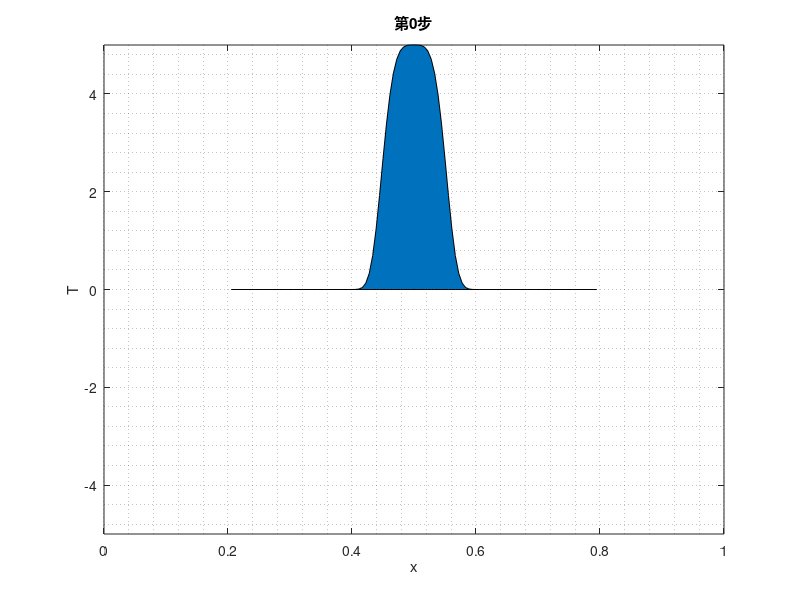

This figure's MATLAB source: (Note: this script raises an error after producing the figure.)
%% 数值解
clc;clear;close all

% 输入初始条件
% 预设条件
L=1;  % 棒子长度
Nx=181;  % 水平节点数
x=linspace(0,L,Nx);
dx=L/(Nx-1);  % 格点间距
K=1.E-6;  % 热传导系数
A=5;  % 振幅
dt=10;  % 时间步长
mu=(K*dt)/(dx^2);

% 动图参数
Fname='D:\研究生作业\数模作业1\';
GifName='FTCS.gif';
delay=0.3;  % 延迟时间

% 初始时刻，t=0时温度分布
% T0=A*cos((pi/L).*x);  % 按照初始条件得出T0温度分布
% T0=0.5*A*(1+cos(1*x/L*pi));  % PPT中T0温度分布
T0=A*exp( - (x-0.5*L).^4*1.e5 );
% T0=A*cos(pi/L.*x);

% 绘制并写入第一张图
figure
H=area(x,T0);
grid minor
drawnow
set(gca,'xlim',[0 L],'ylim',[-A A])
title('第0步')
xlabel('x')
ylabel('T')
print([Fname,'0'],'-dpng');

V=imread([Fname,num2str(0),'.png']);
[X,map]=rgb2ind(V,256);
imwrite(X,map,[Fname,GifName],'gif','LoopCount',inf,'DelayTime',delay)

% 初始参数
count=0;

T1=zeros(size(T0));  % 储存t=1时刻温度计算值
% T2=zeros(size(T0));  % 储存t=2时刻温度计算值


% 开始计算
% 使用FTCS(Forward Time Central Space)
xi=2:Nx-1;  % 头尾格点由初始条件和边界条件给出，xi为需计算格点
while count<20000
    count=count+1;

    % T1(xi)=(1-2*mu)*T0(xi) + mu*( T0(xi+1)+T0(xi-1) );
    T1(xi)=T0(xi) + mu.*( T0(xi+1)-2.*T0(xi)+T0(xi-1) );

    T1(1)=T1(2);
    T1(end)=T1(end-1);
    
    T0=T1;

    if mod(count,200)==0
        % figure(1)
        % grid minor
        % hold on

        area(x,T0)
        % refreshdata(H, 'caller');
        % hold on
        % drawnow
        set(gca,'xlim',[0 L],'ylim',[-A A])
        title(['第',num2str(count),'步'])
        xlabel('x')
        ylabel('T')
        print([Fname,num2str(count)],'-dpng');

        V=imread([Fname,num2str(count),'.png']);
        [X,map]=rgb2ind(V,256);
        imwrite(X,map,[Fname,GifName],'gif','WriteMode','append','DelayTime',delay)
        pause(0.3)
        
    end
    T1=zeros(size(T0));

end


%% 解析解
clc;clear;close all

% 输入初始条件
% 预设条件
L=1;  % 棒子长度
Nx=181;  % 水平节点数
x=linspace(0,1,Nx);
dx=L/(Nx-1);  % 格点间距
K=1.e-6;  % 热传导系数
A=5;  % 振幅
dt=10;  % 时间步长
mu=(K*dt)/(dx^2);

% 动图参数
Fname='D:\研究生作业\数模作业1\';
GifName='JieXi.gif';
delay=0.3;  % 延迟时间

% 初始时刻，t=0时温度分布
t=0;
T0=A*cos(pi/L.*x);

% 绘制并写入第一张图
figure
area(x,T0)
grid minor
drawnow
set(gca,'xlim',[0 L],'ylim',[-A A])
title('第0步')
xlabel('x')
ylabel('T')
print([Fname,'J-0'],'-dpng');

V=imread([Fname,'J-',num2str(0),'.png']);
[X,map]=rgb2ind(V,256);
imwrite(X,map,[Fname,GifName],'gif','LoopCount',inf,'DelayTime',delay)

% 开始计算
% 使用数值解
xi=2:Nx-1;  % 头尾格点由初始条件和边界条件给出，xi为需计算格点
while t<200000
    t=t+dt;

    T=A*exp(-1*K*((pi/L).^2)*t)*cos((pi/L)*x);

    if mod(t,2000)==0
        % figure(1)
        grid minor
        % hold on

        area(x,T)
        % hold on
        drawnow
        set(gca,'xlim',[0 L],'ylim',[-A A])
        title(['第',num2str(t/10),'步'])
        xlabel('x')
        ylabel('T')
        print([Fname,'J-',num2str(t/10)],'-dpng');

        V=imread([Fname,'J-',num2str(t/10),'.png']);
        [X,map]=rgb2ind(V,256);
        imwrite(X,map,[Fname,GifName],'gif','WriteMode','append','DelayTime',delay)

        pause(0.3)
        
    end

end




















